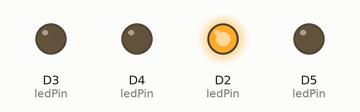
Simulated run of this sketch. Board: ESP8266 (NodeMCU). On the bench: output pins drawn as LEDs (lit = HIGH).

Above: at 0.5 s.
At 1.5 s:
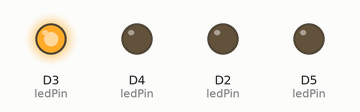
At 2.5 s:
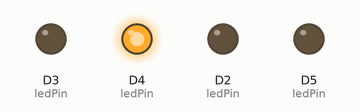
At 3.5 s:
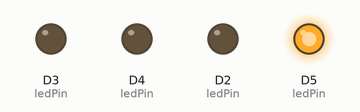
Timing chart, 0 to 5.2 s (numbered marks = the images above):
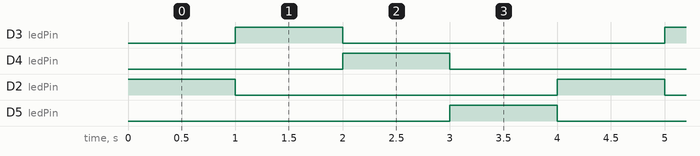

The sketch:

T22-Praktikum_Variasi_Program_Running_LED.ino
```cpp
//definisikan Pin yang digunakan
const int LED1 = D2;
const int LED2 = D3;
const int LED3 = D4;
const int LED4 = D5;

//buat array dari variabel Pin yang akan digunakan untuk perulangan
int ledPin[]={LED1,LED2,LED3,LED4};
//buat variabel untuk delay
int nDelay = 1000;

void setup() {
  //perulangan untuk menentukan pin menjadi output
  for(int i = 0; i < 4; i++){
    pinMode(ledPin[i], OUTPUT);
  }
}

void loop() {
  //perulangan untuk menghidupmatikan led
  for(int i = 0; i < 4; i++){
      digitalWrite(ledPin[i], HIGH);
      delay(nDelay);
      digitalWrite(ledPin[i], LOW);
    }
}
```

Measured:
- by itself, D3 (ledPin), D4 (ledPin), D2 (ledPin), D5 (ledPin): alternates HIGH for 1.0 s and LOW for 3.0 s
- by itself, everything shown: repeats every 4.0 s, in 5 steps
